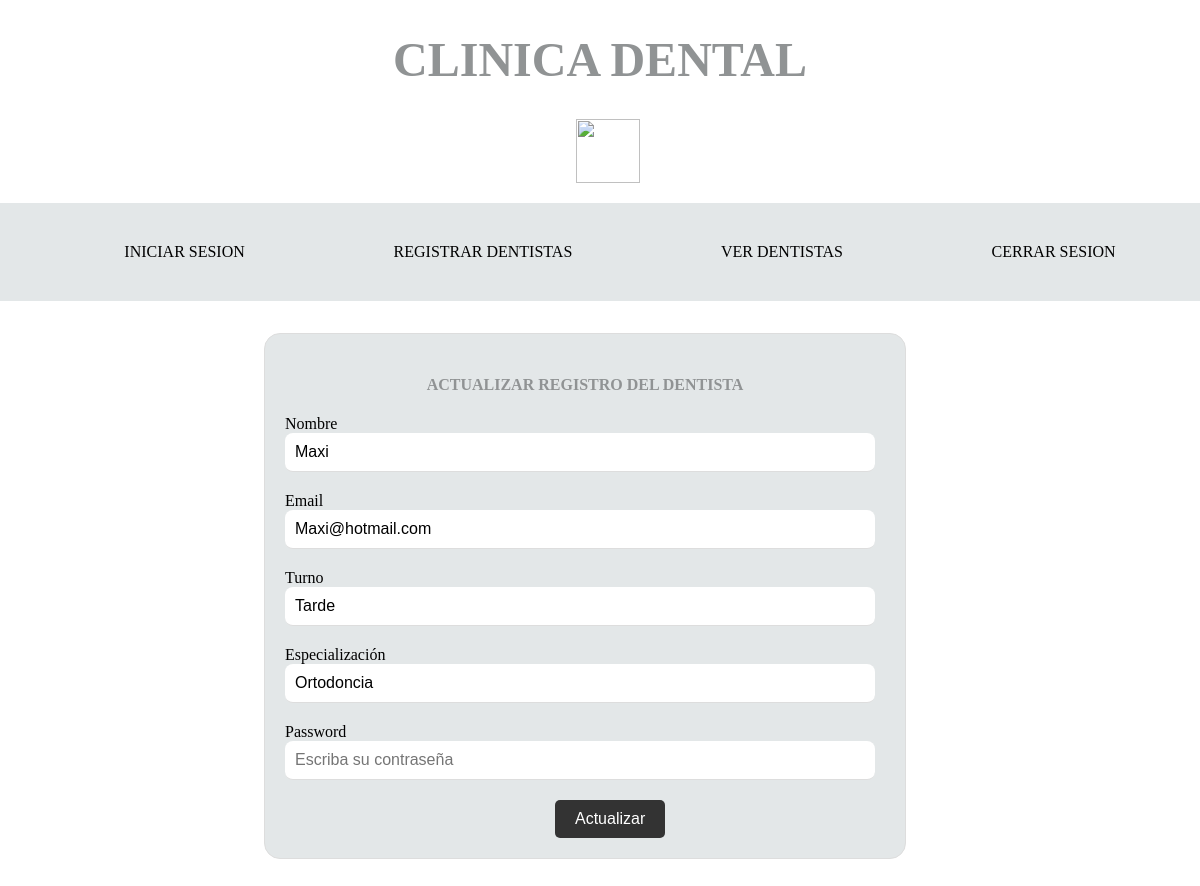
The page /index.php?ruta=editar&id=26 (signed in) on the database its author committed.
### tables this page shows
CREATE TABLE `registros` (
  `id` int(11) NOT NULL,
  `nombre` varchar(30) NOT NULL,
  `email` varchar(50) NOT NULL,
  `turno` varchar(70) NOT NULL,
  `especializacion` varchar(70) NOT NULL,
  `password` varchar(70) NOT NULL
);

### controllers/plantilla.controller.php (called while the page is built)
<?php
class ControllerPlantilla{
    public function ctrGetPlantilla(){
        include "views/plantilla.php";
    }
}

### index.php (called while the page is built)
<?php
require_once "controllers/plantilla.controller.php";
require_once "controllers/registros.controller.php";
require_once "models/registros.modelo.php";
$inicio = new ControllerPlantilla();
$inicio->ctrGetPlantilla();

### controllers/registros.controller.php (called while the page is built, shortened)
<?php
class ControllerRegistros{
	static public function ctrSeleccionarRegistros($item, $valor) {
		$tabla = "registros";
		$respuesta = ModeloRegistros::mdlSeleccionarRegistros($tabla, $item, $valor);
		return $respuesta;
	}
}

### models/conexion.php (called while the page is built)
<?php
class Conexion{
    static public function conectar(){
        $link = new PDO("mysql:host=localhost;port=3306;dbname=victoriaFrenchDB",
                            "root",
                            "");
        $link->exec("set names utf8");
        return $link;
    }
}

### models/registros.modelo.php (called while the page is built, shortened)
<?php
require_once "conexion.php";
class ModeloRegistros
{
	static public function mdlSeleccionarRegistros($tabla, $item, $valor)
	{
		if ($item == null && $valor == null) {
			$stmt = Conexion::conectar()->prepare("SELECT * FROM $tabla ORDER BY id DESC");
			$stmt->execute();
			return $stmt->fetchAll();
		} else {
			$stmt = Conexion::conectar()->prepare("SELECT * FROM $tabla WHERE $item = :$item ORDER BY id DESC");
			$stmt->bindParam(":" . $item, $valor, PDO::PARAM_STR);
			$stmt->execute();
			return $stmt->fetch();
		}
	}
}

### views/paginas/editar.php (the view, shortened to what this page needs)
<!DOCTYPE html>
<html lang="en">
<head>
    <link rel="stylesheet" href="css/style.css">
</head>
<body>
<?php
if(isset($_GET["id"])){
	$item = "id";
	$valor = $_GET["id"];
	$usuario = ControllerRegistros::ctrSeleccionarRegistros($item, $valor);
}
?>
<div>
	<form method="post" class="formulario formulario_editar">
	<h4 class="title">ACTUALIZAR REGISTRO DEL DENTISTA</h4>
				<label>Nombre</label>
				<input type="text" value="<?php echo $usuario["nombre"]; ?>" placeholder="Escriba su nombre" id="nombre" name="actualizarNombre">
				<label>Email</label>
				<input type="email" value="<?php echo $usuario["email"]; ?>" placeholder="Escriba su email" id="email" name="actualizarEmail">
				<label>Turno</label>
				<input type="turno" value="<?php echo $usuario["turno"]; ?>" placeholder="Escriba su turno" id="turno" name="actualizarTurno">
				<label>Especialización</label>
				<input type="especializacion" value="<?php echo $usuario["especializacion"]; ?>" placeholder="Escriba su especializacion" id="especializacion" name="actualizarEspecializacion">
				<label>Password</label>
				<input type="password" placeholder="Escriba su contraseña" id="pwd" name="actualizarPassword">
		<button type="submit" class="boton">Actualizar</button>
	</form>
</div>
</body>
</html>

### css/style.css (style rules this page uses)
body { margin:0%; padding: 0%; }
.title { text-align: center; color: rgb(144, 147, 148); }
.formulario { background-color: rgb(227, 231, 232); border: 1px solid #ddd; padding: 20px; margin: 2rem; border-radius: 1rem; width: 50%; }
.formulario_editar { margin-left: 22vw; }
input { display: block; width: 95%; border: none; border-bottom: 1px solid #ddd; padding: 10px; margin-bottom: 20px; font-size: 16px; border-radius: 0.5rem; }
.boton { background-color: #333; color: #fff; padding: 10px 20px; border: none; border-radius: 5px; font-size: 16px; cursor: pointer; margin-left: 45%; }

### rows shown on the page
registros: actualizarNombre "Maxi", actualizarEmail "Maxi@hotmail.com", actualizarTurno "Tarde", actualizarEspecializacion "Ortodoncia"
